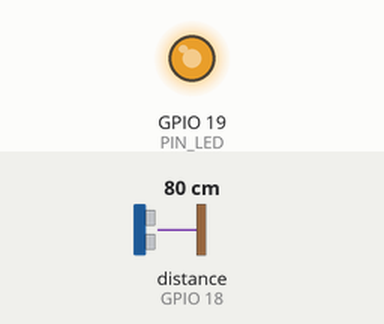
Bench run of a sketch on a simulated ESP32. Shown: output pins drawn as LEDs (lit = HIGH). Wiring (inferred from the names in the program): ultrasonic range finder: trigger GPIO 5; echo GPIO 18. The test bench sets the inputs (shaded band); at power-on: distance to the obstacle (sensor on GPIO 18) 80 cm. The echo pulse lasts 58.3 µs per cm; WiFi joins after 1.5 s; servers stay silent unless stated; random numbers use the default seed unless the sketch sets one; no MQTT or app messages arrive unless stated; pins used as bus, display or sensor lines are not drawn; what the sketch prints to the serial monitor is not drawn.

Above: at 2.7 s.
2.8 s: distance to the obstacle (sensor on GPIO 18) set to 250 cm
At 4.7 s:
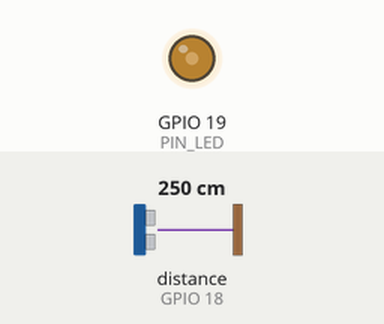
5.1 s: distance to the obstacle (sensor on GPIO 18) set to 120 cm
At 6.5 s:
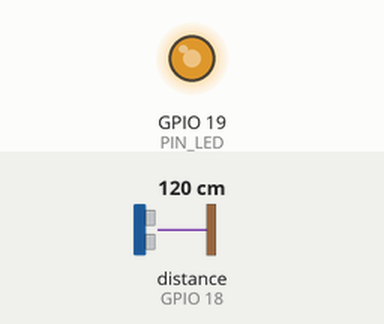
7.1 s: distance to the obstacle (sensor on GPIO 18) set to 2 cm
At 9.1 s:
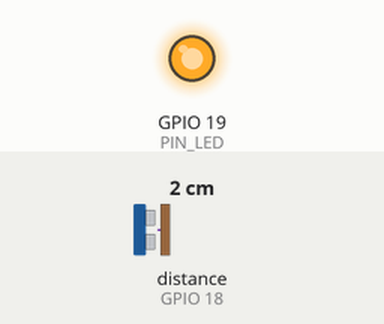
Timing chart, 0 to 10.6 s (numbered marks = the images above; inputs shaded):
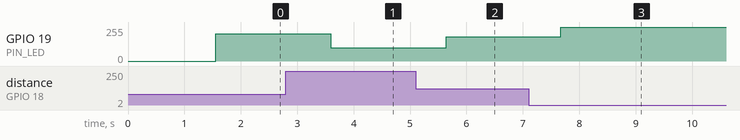

Measured:
- after the input at 2.8 s, GPIO 19 (PIN_LED): 206/255 → 99/255 after 0.80 s
- after the input at 5.1 s, GPIO 19 (PIN_LED): 99/255 → 181/255 after 0.54 s
- after the input at 7.1 s, GPIO 19 (PIN_LED): 181/255 → 255/255 after 0.57 s

The sketch:

sketch.ino
```cpp
#include <WiFi.h>
#include <PubSubClient.h>

// Wi-Fi padrão do Wokwi
const char* ssid = "Wokwi-GUEST";
const char* password = "";

// Broker MQTT
const char* mqttServer = "broker.hivemq.com";
const int mqttPort = 1883;

// Tópico MQTT
const char* topic = "MACKENZIE/SMARTWASTE/VOLUMETRIA";

// Pinos
#define PIN_TRIG 5
#define PIN_ECHO 18
#define PIN_LED 19

// Escala completa da lixeira
// 0 cm = totalmente cheia
// 400 cm = vazia
#define DISTANCIA_MINIMA 0
#define DISTANCIA_MAXIMA 400

WiFiClient espClient;
PubSubClient client(espClient);

void conectarWiFi() {
  Serial.print("Conectando ao WiFi");

  WiFi.begin(ssid, password);

  while (WiFi.status() != WL_CONNECTED) {
    delay(500);
    Serial.print(".");
  }

  Serial.println();
  Serial.println("WiFi conectado!");
  Serial.print("IP: ");
  Serial.println(WiFi.localIP());
}

void conectarMQTT() {
  while (!client.connected()) {
    Serial.print("Conectando ao MQTT... ");

    String clientId = "smartwaste-esp32-";
    clientId += String(random(0xffff), HEX);

    if (client.connect(clientId.c_str())) {
      Serial.println("conectado!");
    } else {
      Serial.print("falhou, rc=");
      Serial.print(client.state());
      Serial.println(" tentando novamente em 2 segundos");
      delay(2000);
    }
  }
}

long medirDistancia() {
  digitalWrite(PIN_TRIG, LOW);
  delayMicroseconds(2);

  digitalWrite(PIN_TRIG, HIGH);
  delayMicroseconds(10);
  digitalWrite(PIN_TRIG, LOW);

  long duracao = pulseIn(PIN_ECHO, HIGH, 30000);

  if (duracao == 0) {
    return DISTANCIA_MAXIMA;
  }

  long distancia = duracao * 0.034 / 2;
  return distancia;
}

void setup() {
  Serial.begin(115200);

  pinMode(PIN_TRIG, OUTPUT);
  pinMode(PIN_ECHO, INPUT);
  pinMode(PIN_LED, OUTPUT);

  conectarWiFi();

  client.setServer(mqttServer, mqttPort);
}

void loop() {
  if (!client.connected()) {
    conectarMQTT();
  }

  client.loop();

  long distancia = medirDistancia();

  // Limita a leitura entre 0 e 400 cm
  if (distancia < DISTANCIA_MINIMA) {
    distancia = DISTANCIA_MINIMA;
  }

  if (distancia > DISTANCIA_MAXIMA) {
    distancia = DISTANCIA_MAXIMA;
  }

  // 0 cm = 100% cheia
  // 400 cm = 0% cheia
  int percentualCheio = map(distancia, DISTANCIA_MINIMA, DISTANCIA_MAXIMA, 100, 0);

  if (percentualCheio < 0) percentualCheio = 0;
  if (percentualCheio > 100) percentualCheio = 100;

  // Brilho proporcional ao nível de preenchimento
  int brilho = map(percentualCheio, 0, 100, 0, 255);

  if (brilho < 0) brilho = 0;
  if (brilho > 255) brilho = 255;

  analogWrite(PIN_LED, brilho);

  String status = "VAZIA";

  if (percentualCheio >= 90) {
    status = "CRITICA";
  } else if (percentualCheio >= 70) {
    status = "ALTA";
  } else if (percentualCheio >= 40) {
    status = "NORMAL";
  } else if (percentualCheio >= 15) {
    status = "BAIXA";
  } else {
    status = "VAZIA";
  }

  String payload = "{";
  payload += "\"projeto\":\"SmartWaste\",";
  payload += "\"distancia_cm\":" + String(distancia) + ",";
  payload += "\"distancia_minima_cm\":" + String(DISTANCIA_MINIMA) + ",";
  payload += "\"distancia_maxima_cm\":" + String(DISTANCIA_MAXIMA) + ",";
  payload += "\"nivel_percentual\":" + String(percentualCheio) + ",";
  payload += "\"brilho_led\":" + String(brilho) + ",";
  payload += "\"status\":\"" + status + "\"";
  payload += "}";

  client.publish(topic, payload.c_str());

  Serial.print("Mensagem enviada: ");
  Serial.println(payload);

  delay(1000);
}
```
